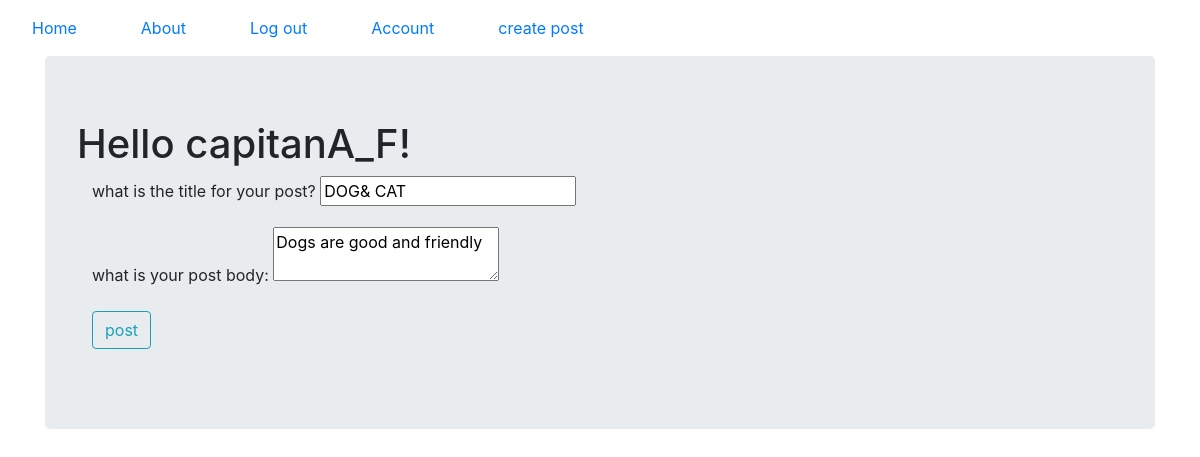
The app's page /1/update (signed in) with its own data.
### puppyblog/models.py (models this page shows, shortened)
class User(db.Model, UserMixin):
    __tablename__ = "users"
    id = db.Column(db.Integer, unique=True, primary_key=True)
    user_name = db.Column(db.String(64), nullable=False, unique=True, index=True)
    email = db.Column(db.String(64), nullable=False, unique=True, index=True)
    hash_password = db.Column(db.String(128), unique=True, nullable=False)
    profile_image = db.Column(db.String(64), default='default_profile.png')
    blog_post = db.relationship('BlogPost', backref='Author', lazy=True)

class BlogPost(db.Model):
    __tabelname__ = "blogposts"
    users = db.relationship(User)
    id = db.Column(db.Integer, unique=True, primary_key=True)
    user_id = db.Column(db.Integer, db.ForeignKey("users.id"), nullable=False)
    title = db.Column(db.String(128), nullable=False)
    date = db.Column(db.DateTime, nullable=True, default=datetime.utcnow())
    body = db.Column(db.Text(), nullable=False)

### puppyblog/blog_posts/views.py (the view)
@blog_posts.route("/<int:blog_post_id>/update", methods=["POST", "GET"])
@login_required
def update(blog_post_id):
    blog_post = BlogPost.query.get_or_404(blog_post_id)
    if blog_post.user_id != current_user.id:
        abort(403)
    form = BlogPostForm()
    if form.validate_on_submit():
        blog_post.title = form.title.data
        blog_post.body = form.body.data
        db.session.commit()
        flash("your post has been updated")
        return redirect(url_for("blog_posts.view", blog_post_id=blog_post_id))
    elif request.method == "GET":
        form.title.data = blog_post.title
        form.body.data = blog_post.body
    return render_template("create_post.html", form=form)

### puppyblog/blog_posts/forms.py
class BlogPostForm(FlaskForm):
    title = StringField("what is the title for your post?", validators=[DataRequired()])
    body = TextAreaField("what is your post body:", validators=[DataRequired()])
    submit = SubmitField("post")

### puppyblog/models.py (called while the page is built)
@login_manager.user_loader
def user_loader(user_id):
    return User.query.get(user_id)

### puppyblog/templates/create_post.html (shortened to what this page needs)
{%extends "base.html"%}
{%block content%}
<div class="jumbotron">
    <h1>Hello {{current_user.user_name}}!</h1>
    <div class="container">
        <form class="form-group" method="POST">
            <div class="form-group">
                {{form.title.label(class="form-group-label")}}
                {{form.title(class="form_control")}}
            </div>
            <div class="form-group">
                {{form.body.label(class="form-group-label")}}
                {{form.body(class="form_control")}}
            </div>
            <div class="form-group">
                {{form.submit(class="btn btn-outline-info")}}
            </div>
        </form>
    </div>
</div>
{%endblock content%}

### records on screen
User: user_name "capitanA_F"
BlogPost: title "DOG& CAT", body "Dogs are good and friendly"
